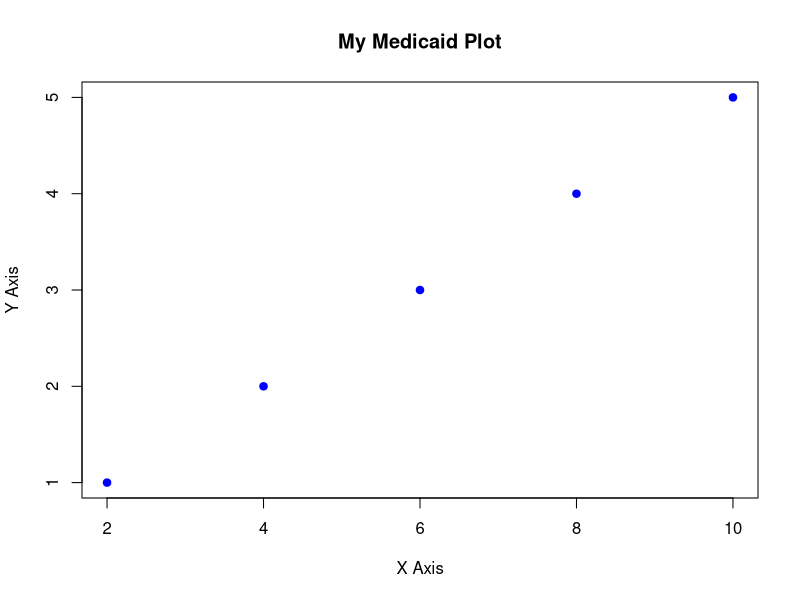

The R script that drew this image:
# Save the plot as a PNG file
png("my_plot.png", width = 800, height = 600)

y = c(1, 2, 3, 4, 5)
x = c(2, 4, 6, 8, 10)
plot(x, y, main = "My Medicaid Plot", xlab = "X Axis", ylab = "Y Axis", col = "blue", pch = 19)

dev.off()
